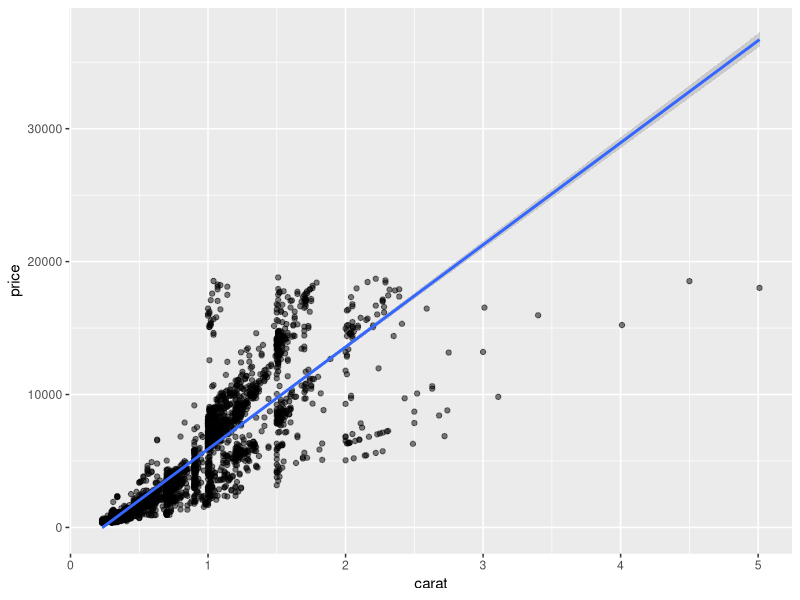
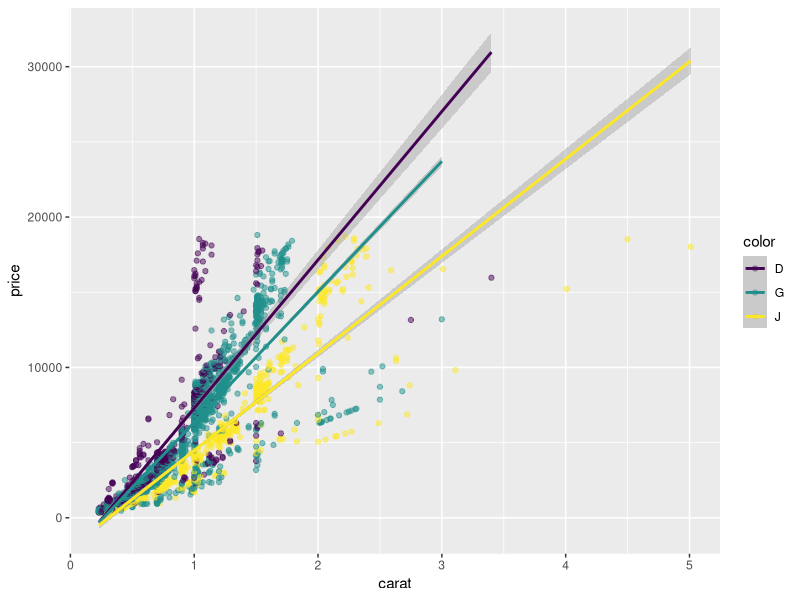
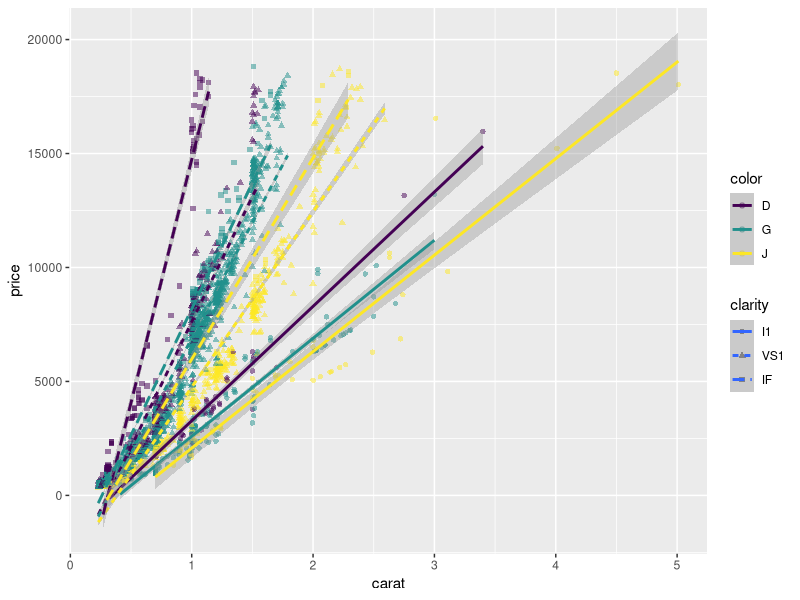

Recreate these plots in R, in order.
## ---- chunk 1
knitr::opts_chunk$set(echo = TRUE, warning = TRUE) #change later with messages 
library(tidyverse)
library(knitr)
library(ggplot2)
## ---- chunk 2
diamonds_clean <- diamonds %>%
  filter(color %in% c("D", "G", "J"), clarity %in% c("I1", "VS1", "IF"))

diamonds_clean %>%
  count(color, clarity) %>%
  kable()
  
## ---- chunk 3
diamonds_clean %>% 
  ggplot(aes(x = carat, y = price)) +
  geom_point(alpha = 0.5) +
  geom_smooth(method = "lm") 
  
## ---- chunk 4
diamonds_clean %>% 
  ggplot(aes(x = carat, y = price, color = color)) +
  geom_point(alpha = 0.5) +
  geom_smooth(method = "lm") 
  
## ---- chunk 5
diamonds_clean %>% 
  ggplot(aes(x = carat, y = price, color = color, shape = clarity)) +
  geom_point(alpha = 0.5) +
  geom_smooth(aes(linetype = clarity), method = "lm") 
  
## ---- chunk 6
diamonds_clean
  
